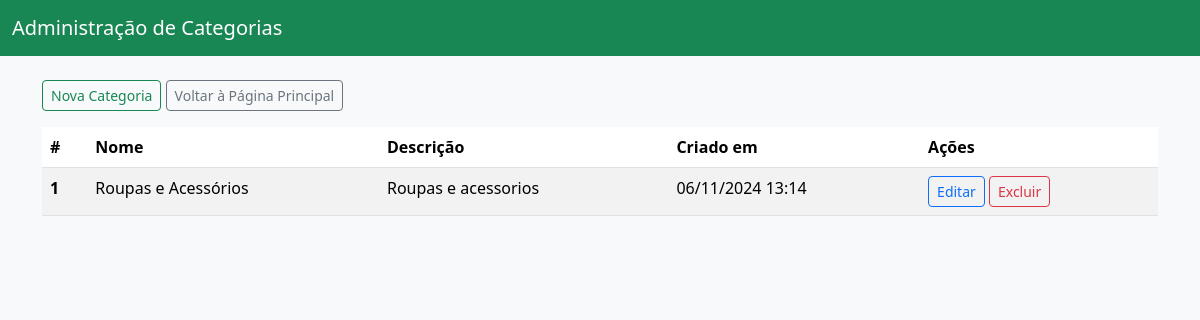
Before: /categorias/ with the older database file.
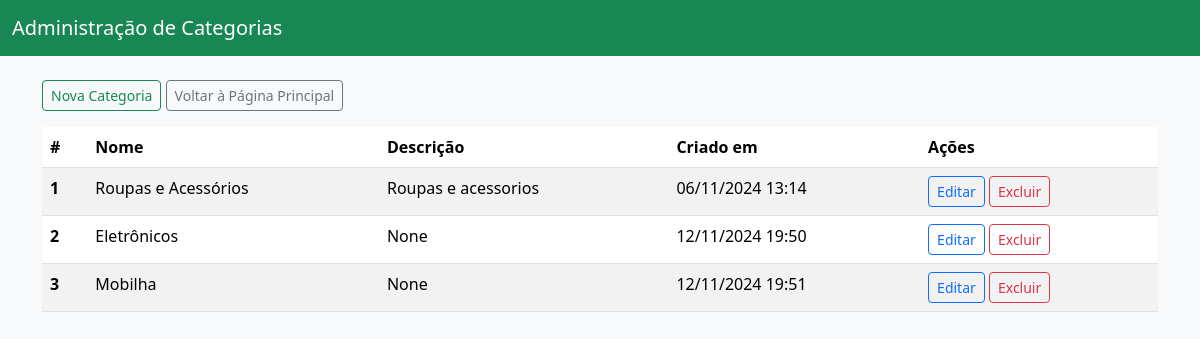
After: the same page with the newer database file.
### todos/models.py (models this page shows, shortened)
class Categoria(models.Model):
    nome = models.CharField(verbose_name="Nome",max_length=100,null=False,blank=False)
    descricao = models.TextField(verbose_name="Descrição",max_length=100,null=False,blank=False)
    created_at = models.DateTimeField(verbose_name="Criado em",auto_now_add=True,null=False,blank=False)

### todos/views.py (the view)
# urls.py: path('categorias/', CategoriaListView.as_view(), name='categoria_list'),
class CategoriaListView(ListView):
    model = Categoria
    template_name = 'todos/categoria_list.html'
    context_object_name = 'categoria_list'

### todos/templates/todos/categoria_list.html (shortened to what this page needs)
<!DOCTYPE html>
<html lang="pt-br">
<head>
    <link href="https://cdn.jsdelivr.net/npm/bootstrap@5.3.3/dist/css/bootstrap.min.css" rel="stylesheet">
</head>
<body>
<nav class="navbar navbar-expand-lg navbar-custom">
    <div class="container-fluid">
        <a class="navbar-brand" href="#" style="color: #ffffff;">Administração de Categorias</a>
    </div>
</nav>
<div class="container mt-4">
    <a href="{% url 'categoria_create' %}" class="btn btn-outline-success btn-sm mb-3">Nova Categoria</a>
    <a href="{% url 'produto_list' %}" class="btn btn-outline-secondary btn-sm mb-3">Voltar à Página Principal</a>
    <table class="table table-striped">
        <thead>
            <tr>
                <th>#</th>
                <th>Nome</th>
                <th>Descrição</th>
                <th>Criado em</th>
                <th>Ações</th>
            </tr>
        </thead>
        <tbody>
            {% for categoria in categoria_list %}
                <tr>
                    <th scope="row">{{ categoria.id }}</th>
                    <td>{{ categoria.nome }}</td>
                    <td>{{ categoria.descricao }}</td>
                    <td>{{ categoria.created_at|date:"d/m/Y H:i" }}</td>
                    <td>
                        <a href="{% url 'categoria_update' categoria.pk %}" class="btn btn-outline-primary btn-sm">Editar</a>
                        <a href="{% url 'categoria_delete' categoria.pk %}" class="btn btn-outline-danger btn-sm">Excluir</a>
                    </td>
                </tr>
            {% endfor %}
        </tbody>
    </table>
</div>
</body>
</html>

Changed rows visible on the page:
added Categoria: id "2", nome "Eletrônicos", descricao "None", created_at "12/11/2024 19:50"
added Categoria: id "3", nome "Mobilha", descricao "None", created_at "12/11/2024 19:51"
